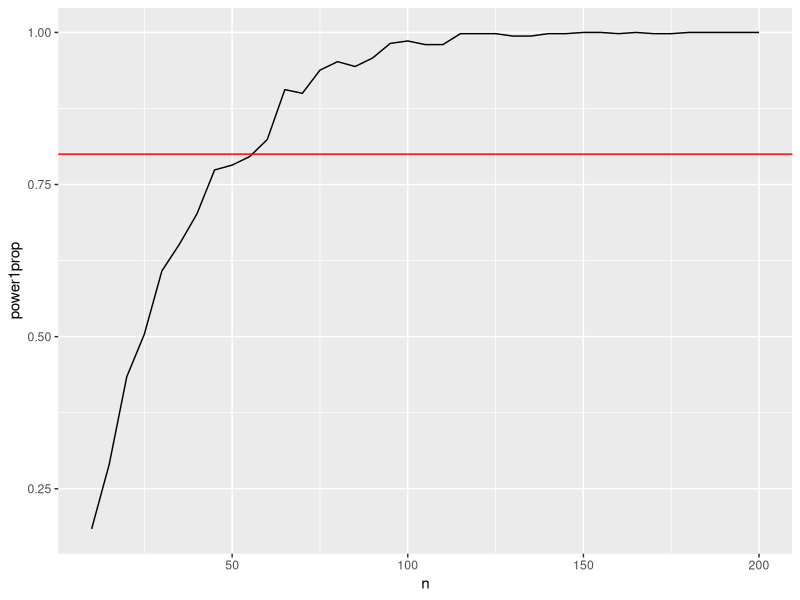
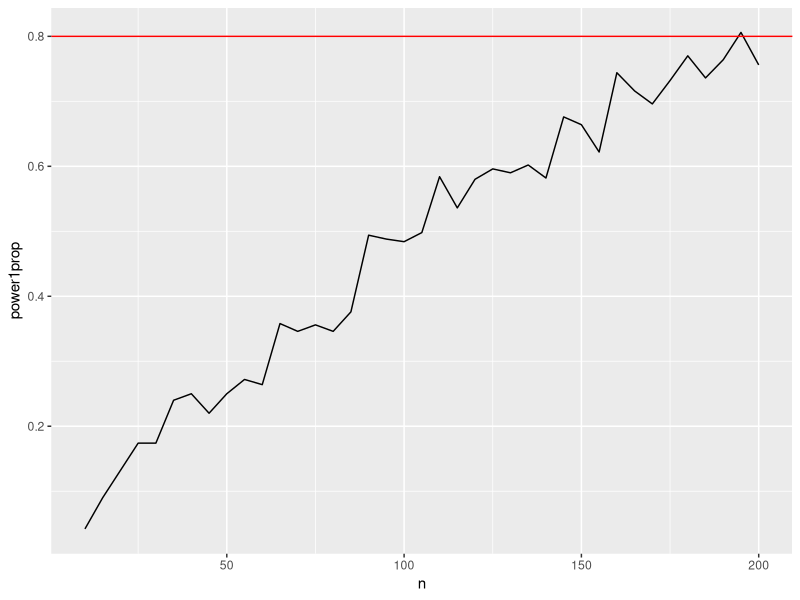
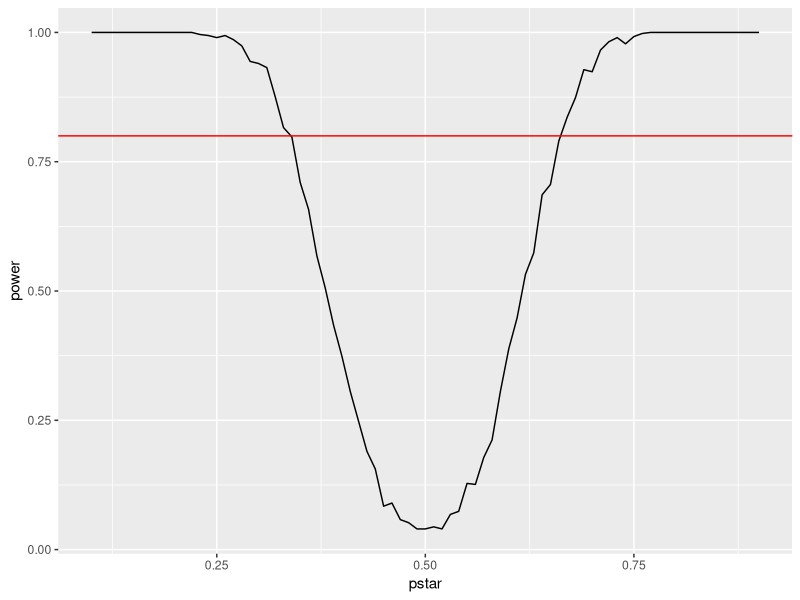

Source code (R) for these figures, in order:
## ---- chunk 1
knitr::opts_chunk$set(echo = TRUE)
library(haven)
library(ggplot2)
## ---- chunk 2
N <- 500
ns <- seq(10, 200, by=5)  # range of sample sizes to test
prb = 0.7
power1prop <- rep(NA, length(ns))

for (j in 1:length(ns)) {
  rej <- rep(NA, N)
  for (i in 1:N) {
    smp <- rbinom(ns[j], size=1, prob=prb)
    res <- prop.test(sum(smp), n=ns[j], p=0.5, alternative="two.sided")
    rej[i] <- res$p.value < 0.05
  }
  power1prop[j] <- mean(rej)
}

dfQ1 <- data.frame(n=ns, power1prop=power1prop)

ggplot(dfQ1) +
  geom_line(aes(x=n, y=power1prop)) +
  geom_hline(yintercept=0.80, color="red")
## ---- chunk 3
N <- 500
ns <- seq(10, 200, by=5)  # range of sample sizes to test
prb = 0.6
power1prop <- rep(NA, length(ns))

for (j in 1:length(ns)) {
  rej <- rep(NA, N)
  for (i in 1:N) {
    smp <- rbinom(ns[j], size=1, prob=prb)
    res <- prop.test(sum(smp), n=ns[j], p=0.5, alternative="two.sided")
    rej[i] <- res$p.value < 0.05
  }
  power1prop[j] <- mean(rej)
}

dfQ2 <- data.frame(n=ns, power1prop=power1prop)

ggplot(dfQ2) +
  geom_line(aes(x=n, y=power1prop)) +
  geom_hline(yintercept=0.80, color="red")
## ---- chunk 4
N <- 500
probs <- seq(0.1, 0.9, by=0.01)
power <- rep(NA, length(probs))
n = 80

for (j in 1:length(probs)) {
  rej <- rep(NA, N)
  for (i in 1:N) {
    smp <- rbinom(n, size=1, prob=probs[j])
    res <- prop.test(sum(smp), n=n, p=0.5, alternative="two.sided")
    rej[i] <- res$p.value < 0.05
  }
  power[j] <- mean(rej)
}

dfQ3 <- data.frame(pstar=probs, power=power)

ggplot(dfQ3) + geom_line(aes(x=pstar, y=power)) + geom_hline(yintercept=0.80, color="red")
